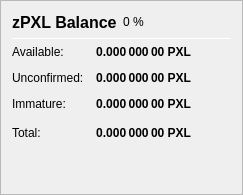
                   <widget class="QFrame" name="frame_ZerocoinBalances">
                    <property name="frameShape">
                     <enum>QFrame::StyledPanel</enum>
                    </property>
                    <property name="frameShadow">
                     <enum>QFrame::Raised</enum>
                    </property>
                    <layout class="QVBoxLayout" name="verticalLayout_7">
                     <item>
                      <layout class="QHBoxLayout" name="horizontalLayout_8" stretch="0,0,0">
                       <item>
                        <widget class="QLabel" name="label_5z_3">
                         <property name="minimumSize">
                          <size>
                           <width>0</width>
                           <height>20</height>
                          </size>
                         </property>
                         <property name="font">
                          <font>
                           <pointsize>12</pointsize>
                           <weight>75</weight>
                           <bold>true</bold>
                          </font>
                         </property>
                         <property name="text">
                          <string>zPXL Balance</string>
                         </property>
                        </widget>
                       </item>
                       <item>
                        <widget class="QLabel" name="labelzPXLPercent">
                         <property name="text">
                          <string notr="true">0 %</string>
                         </property>
                        </widget>
                       </item>
                       <item>
                        <spacer name="horizontalSpacer_11">
                         <property name="orientation">
                          <enum>Qt::Horizontal</enum>
                         </property>
                         <property name="sizeHint" stdset="0">
                          <size>
                           <width>40</width>
                           <height>20</height>
                          </size>
                         </property>
                        </spacer>
                       </item>
                      </layout>
                     </item>
                     <item>
                      <widget class="Line" name="line_ZerocoinBalance">
                       <property name="minimumSize">
                        <size>
                         <width>0</width>
                         <height>1</height>
                        </size>
                       </property>
                       <property name="maximumSize">
                        <size>
                         <width>16777215</width>
                         <height>1</height>
                        </size>
                       </property>
                       <property name="orientation">
                        <enum>Qt::Horizontal</enum>
                       </property>
                      </widget>
                     </item>
                     <item>
                      <layout class="QGridLayout" name="gridLayout_5">
                       <property name="spacing">
                        <number>12</number>
                       </property>
                       <item row="1" column="0">
                        <widget class="QLabel" name="labelzBalanceMatureText">
                         <property name="toolTip">
                          <string>Mature: more than 20 confirmation and more than 1 mint of the same denomination after it was minted.
These zPXL are spendable.</string>
                         </property>
                         <property name="text">
                          <string>Available:</string>
                         </property>
                        </widget>
                       </item>
                       <item row="1" column="1">
                        <widget class="QLabel" name="labelzBalanceMature">
                         <property name="font">
                          <font>
                           <weight>75</weight>
                           <bold>true</bold>
                          </font>
                         </property>
                         <property name="toolTip">
                          <string>Mature: more than 20 confirmation and more than 1 mint of the same denomination after it was minted.
These zPXL are spendable.</string>
                         </property>
                         <property name="text">
                          <string notr="true">0.000 000 00 PXL</string>
                         </property>
                         <property name="alignment">
                          <set>Qt::AlignRight|Qt::AlignTrailing|Qt::AlignVCenter</set>
                         </property>
                        </widget>
                       </item>
                       <item row="2" column="0">
                        <widget class="QLabel" name="labelzBalanceUnconfirmedText">
                         <property name="toolTip">
                          <string>Unconfirmed: less than 20 confirmations
Immature: confirmed, but less than 1 mint of the same denomination after it was minted</string>
                         </property>
                         <property name="text">
                          <string>Unconfirmed:</string>
                         </property>
                        </widget>
                       </item>
                       <item row="2" column="1">
                        <widget class="QLabel" name="labelzBalanceUnconfirmed">
                         <property name="font">
                          <font>
                           <weight>75</weight>
                           <bold>true</bold>
                          </font>
                         </property>
                         <property name="toolTip">
                          <string>Unconfirmed: less than 20 confirmations
Immature: confirmed, but less than 1 mint of the same denomination after it was minted</string>
                         </property>
                         <property name="text">
                          <string notr="true">0.000 000 00 PXL</string>
                         </property>
                         <property name="alignment">
                          <set>Qt::AlignRight|Qt::AlignTrailing|Qt::AlignVCenter</set>
                         </property>
                        </widget>
                       </item>
                       <item row="3" column="0">
                        <widget class="QLabel" name="labelzBalanceImmatureText">
                         <property name="toolTip">
                          <string>Unconfirmed: less than 20 confirmations
Immature: confirmed, but less than 1 mint of the same denomination after it was minted</string>
                         </property>
                         <property name="text">
                          <string>Immature:</string>
                         </property>
                        </widget>
                       </item>
                       <item row="3" column="1">
                        <widget class="QLabel" name="labelzBalanceImmature">
                         <property name="font">
                          <font>
                           <weight>75</weight>
                           <bold>true</bold>
                          </font>
                         </property>
                         <property name="toolTip">
                          <string>Unconfirmed: less than 20 confirmations
Immature: confirmed, but less than 1 mint of the same denomination after it was minted</string>
                         </property>
                         <property name="text">
                          <string notr="true">0.000 000 00 PXL</string>
                         </property>
                         <property name="alignment">
                          <set>Qt::AlignRight|Qt::AlignTrailing|Qt::AlignVCenter</set>
                         </property>
                        </widget>
                       </item>
                       <item row="4" column="0">
                        <widget class="QLabel" name="labelzBalanceText">
                         <property name="toolTip">
                          <string>Your current zPXL balance, unconfirmed and immature zPXL included.</string>
                         </property>
                         <property name="text">
                          <string>Total:</string>
                         </property>
                        </widget>
                       </item>
                       <item row="4" column="1">
                        <widget class="QLabel" name="labelzBalance">
                         <property name="font">
                          <font>
                           <weight>75</weight>
                           <bold>true</bold>
                          </font>
                         </property>
                         <property name="cursor">
                          <cursorShape>IBeamCursor</cursorShape>
                         </property>
                         <property name="toolTip">
                          <string>Your current zPXL balance, unconfirmed and immature zPXL included.</string>
                         </property>
                         <property name="text">
                          <string notr="true">0.000 000 00 PXL</string>
                         </property>
                         <property name="alignment">
                          <set>Qt::AlignRight|Qt::AlignTrailing|Qt::AlignVCenter</set>
                         </property>
                         <property name="textInteractionFlags">
                          <set>Qt::LinksAccessibleByMouse|Qt::TextSelectableByKeyboard|Qt::TextSelectableByMouse</set>
                         </property>
                        </widget>
                       </item>
                       <item row="4" column="2">
                        <spacer name="horizontalSpacer_4">
                         <property name="orientation">
                          <enum>Qt::Horizontal</enum>
                         </property>
                         <property name="sizeHint" stdset="0">
                          <size>
                           <width>40</width>
                           <height>20</height>
                          </size>
                         </property>
                        </spacer>
                       </item>
                      </layout>
                     </item>
                     <item>
                      <spacer name="verticalSpacer_4">
                       <property name="orientation">
                        <enum>Qt::Vertical</enum>
                       </property>
                       <property name="sizeHint" stdset="0">
                        <size>
                         <width>20</width>
                         <height>40</height>
                        </size>
                       </property>
                      </spacer>
                     </item>
                    </layout>
                   </widget>
